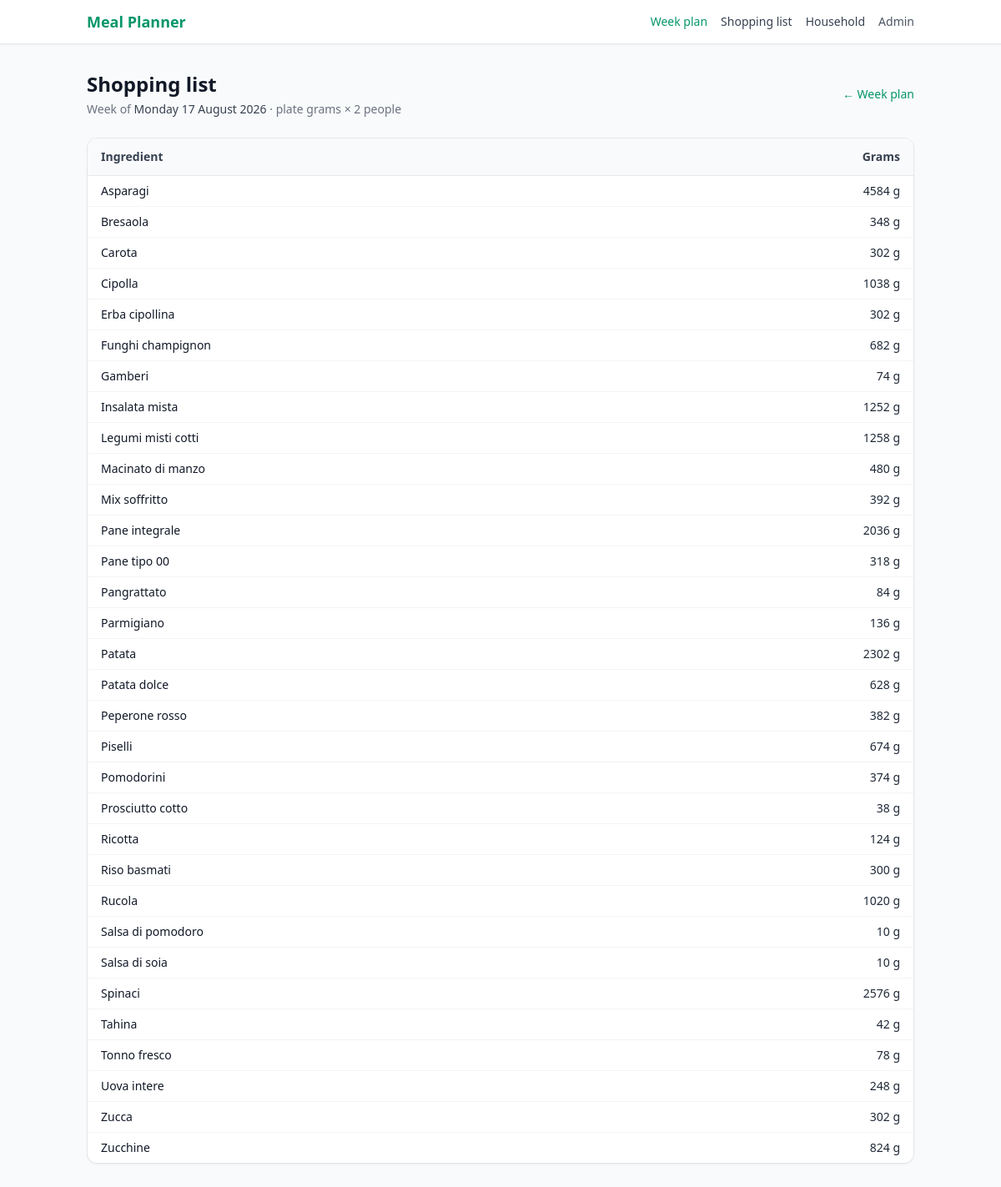
Screenshot of /lista-spesa/ with the database file from the repository.
### core/models.py (models this page shows, shortened)
class Ingredient(models.Model):
    name     = models.CharField(max_length=100, unique=True)
    category = models.CharField(
        max_length=20,
        choices=IngredientCategory.choices,
        default=IngredientCategory.OTHER
    )
    vegetable_subcategory = models.CharField(
        max_length=20,
        choices=VegetableSubcategory.choices,
        blank=True,
        default=''
    )
    kcal    = models.DecimalField(max_digits=6, decimal_places=2, validators=[MinValueValidator(0)])
    protein = models.DecimalField(max_digits=5, decimal_places=2, validators=[MinValueValidator(0)])
    carbs   = models.DecimalField(max_digits=5, decimal_places=2, validators=[MinValueValidator(0)])
    fat     = models.DecimalField(max_digits=5, decimal_places=2, validators=[MinValueValidator(0)])
    fiber           = models.DecimalField(max_digits=5, decimal_places=2, default=0, validators=[MinValueValidator(0)])
    sugars          = models.DecimalField(max_digits=5, decimal_places=2, default=0, validators=[MinValueValidator(0)])
    saturated_fat   = models.DecimalField(max_digits=5, decimal_places=2, default=0, validators=[MinValueValidator(0)])
    salt            = models.DecimalField(max_digits=5, decimal_places=2, default=0, validators=[MinValueValidator(0)])
    tags    = models.ManyToManyField(Tag, blank=True, related_name='ingredients')
    seasons = models.ManyToManyField(SeasonEntry, blank=True, related_name='ingredients')

### core/views.py (the view)
# urls.py: path('lista-spesa/', views.shopping_list, name='shopping_list'),
@require_http_methods(['GET'])
def shopping_list(request):
    user = request.user
    monday = monday_of_week()
    household = Household.ensure_for_user(user)
    member_count = household.member_count() or 1
    week_plan = week_plan_for_monday(user, monday)
    rows = shopping_list_for_plan(week_plan, member_count) if week_plan else []
    return render(
        request,
        'core/shopping_list.html',
        {
            'week_start': monday,
            'week_plan': week_plan,
            'member_count': member_count,
            'rows': rows,
        },
    )

### core/models.py (called while the page is built)
    @classmethod
    def ensure_for_user(cls, user):
        h, _ = cls.objects.get_or_create(owner=user, defaults={'name': ''})
        if not h.members.exists():
            HouseholdMember.objects.create(
                household=h,
                display_name=user.get_username() or 'Me',
                sort_order=0,
            )
        return h

    def member_count(self):
        return self.members.count()

### core/planning.py (called while the page is built)
def quantize_grams(grams, minimum=None):
    grams = Decimal(grams)
    floor = MIN_GRAMS if minimum is None else minimum
    if grams < floor:
        grams = floor
    if grams > MAX_GRAMS:
        grams = MAX_GRAMS
    return grams.quantize(GRAMS_QUANTIZE, rounding=ROUND_HALF_UP)

### core/slots.py (called while the page is built)
def _norm(name):
    return (name or '').strip().lower()

def sync_lunch_dinner_slots():
    if not _needs_sync():
        return
    _delete_breakfast_plan_rows()
    _ensure_default_slots()
    _ensure_user_slots()

def _needs_sync():
    default_names = {_norm(row.name) for row in MealSlotDefault.objects.all()}
    if default_names & BREAKFAST_NAMES:
        return True
    if not (default_names & LUNCH_NAMES) or not (default_names & DINNER_NAMES):
        return True
    slot_names = {_norm(slot.name) for slot in MealSlot.objects.all()}
    if slot_names & BREAKFAST_NAMES:
        return True
    user_count = User.objects.count()
    if user_count and MealSlot.objects.count() < user_count * 2:
        return True
    return False

### core/targets.py (called while the page is built)
def midpoint_grams(kcal, pct_min, pct_max, kcal_per_gram):
    mid = (Decimal(pct_min) + Decimal(pct_max)) / Decimal('2') / Decimal('100')
    grams = Decimal(kcal) * mid / Decimal(kcal_per_gram)
    return int(grams.quantize(Decimal('1'), rounding=ROUND_HALF_UP))

def spec_grams_for(kcal, protein_pct=None, carbs_pct=None, fat_pct=None):
    p_lo, p_hi = protein_pct or MACRO_PCT['protein']
    c_lo, c_hi = carbs_pct or MACRO_PCT['carbs']
    f_lo, f_hi = fat_pct or MACRO_PCT['fat']
    return {
        'target_protein': midpoint_grams(kcal, p_lo, p_hi, KCAL_PER_GRAM['protein']),
        'target_carbs': midpoint_grams(kcal, c_lo, c_hi, KCAL_PER_GRAM['carbs']),
        'target_fat': midpoint_grams(kcal, f_lo, f_hi, KCAL_PER_GRAM['fat']),
        'protein_pct_min': p_lo,
        'protein_pct_max': p_hi,
        'carbs_pct_min': c_lo,
        'carbs_pct_max': c_hi,
        'fat_pct_min': f_lo,
        'fat_pct_max': f_hi,
    }

### core/week.py (called while the page is built)
def monday_of_week(for_date=None):
    day = for_date or date.today()
    return day - timedelta(days=day.weekday())

### core/templates/core/shopping_list.html (shortened to what this page needs)
{% extends "base.html" %}
{% block content %}
<div class="mb-6 flex flex-col gap-2 sm:flex-row sm:items-center sm:justify-between">
    <div>
        <h1 class="text-2xl font-bold text-gray-900">Shopping list</h1>
        <p class="text-sm text-gray-500 mt-1">
            Week of <span class="font-medium text-gray-700">{{ week_start|date:"l j F Y" }}</span>
            · plate grams × {{ member_count }} {{ member_count|pluralize:"person,people" }}
        </p>
    </div>
    <a href="{% url 'core:week_plan' %}" class="text-sm text-emerald-600 hover:text-emerald-800 font-medium shrink-0">
        ← Week plan
    </a>
</div>
{% if not week_plan %}
<p class="text-sm text-gray-600">No week plan yet. Open the week plan to create this week’s grid.</p>
{% elif not rows %}
<p class="text-sm text-gray-600">No meals assigned this week. Choose categories and click Build on the week plan.</p>
{% else %}
<div class="bg-white rounded-xl shadow-sm border border-gray-200 overflow-hidden">
    <table class="min-w-full text-sm text-left">
        <thead>
            <tr class="bg-gray-50 border-b border-gray-200">
                <th class="px-4 py-3 font-semibold text-gray-700">Ingredient</th>
                <th class="px-4 py-3 font-semibold text-gray-700 text-right">Grams</th>
            </tr>
        </thead>
        <tbody class="divide-y divide-gray-100">
            {% for row in rows %}
            <tr>
                <td class="px-4 py-2 text-gray-900">{{ row.name }}</td>
                <td class="px-4 py-2 text-gray-800 text-right tabular-nums">{{ row.grams|floatformat:0 }} g</td>
            </tr>
            {% endfor %}
        </tbody>
    </table>
</div>
{% endif %}
{% endblock %}

### templates/base.html (shortened to what this page needs)
<!DOCTYPE html>
<html lang="en">
<head>
    {% load static %}
    <script src="https://cdn.tailwindcss.com"></script>
</head>
<body class="bg-gray-50 text-gray-900 min-h-screen">
    <nav class="bg-white shadow-sm border-b border-gray-200">
    <div class="max-w-5xl mx-auto px-4 py-3">
        <div class="flex items-center justify-between">
            <a href="/" class="font-bold text-lg text-emerald-600">Meal Planner</a>
            <div class="hidden md:flex items-center gap-4 text-sm">
                <a href="{% url 'core:week_plan' %}" class="text-emerald-600 hover:text-emerald-800 font-medium">Week plan</a>
                <a href="{% url 'core:shopping_list' %}" class="text-gray-700 hover:text-gray-900 font-medium">Shopping list</a>
                <a href="{% url 'core:household' %}" class="text-gray-700 hover:text-gray-900 font-medium">Household</a>
                <a href="{% url 'admin:index' %}" class="text-gray-600 hover:text-gray-900">Admin</a>
            </div>
        </div>
    </div>
    </nav>
    <main class="max-w-5xl mx-auto px-4 py-8">
        {% block content %}{% endblock %}
    </main>
</body>
</html>

### rows the page displays
Ingredient: name "Asparagi", grams "4584"
Ingredient: name "Bresaola", grams "348"
Ingredient: name "Carota", grams "302"
Ingredient: name "Cipolla", grams "1038"
Ingredient: name "Erba cipollina", grams "302"
Ingredient: name "Funghi champignon", grams "682"
Ingredient: name "Gamberi", grams "74"
Ingredient: name "Insalata mista", grams "1252"
Ingredient: name "Legumi misti cotti", grams "1258"
Ingredient: name "Macinato di manzo", grams "480"
Ingredient: name "Mix soffritto", grams "392"
Ingredient: name "Pane integrale", grams "2036"
Ingredient: name "Pane tipo 00", grams "318"
Ingredient: name "Pangrattato", grams "84"
Ingredient: name "Parmigiano", grams "136"
Ingredient: name "Patata", grams "2302"
Ingredient: name "Patata dolce", grams "628"
Ingredient: name "Peperone rosso", grams "382"
Ingredient: name "Piselli", grams "674"
Ingredient: name "Pomodorini", grams "374"
Ingredient: name "Prosciutto cotto", grams "38"
Ingredient: name "Ricotta", grams "124"
Ingredient: name "Riso basmati", grams "300"
Ingredient: name "Rucola", grams "1020"
Ingredient: name "Salsa di pomodoro", grams "10"
Ingredient: name "Salsa di soia", grams "10"
Ingredient: name "Spinaci", grams "2576"
Ingredient: name "Tahina", grams "42"
Ingredient: name "Tonno fresco", grams "78"
Ingredient: name "Uova intere", grams "248"
Ingredient: name "Zucca", grams "302"
Ingredient: name "Zucchine", grams "824"

### other values shown
{{ week_start|date:"l j F Y" }} "Monday 17 August 2026"
{{ member_count }} "2"
